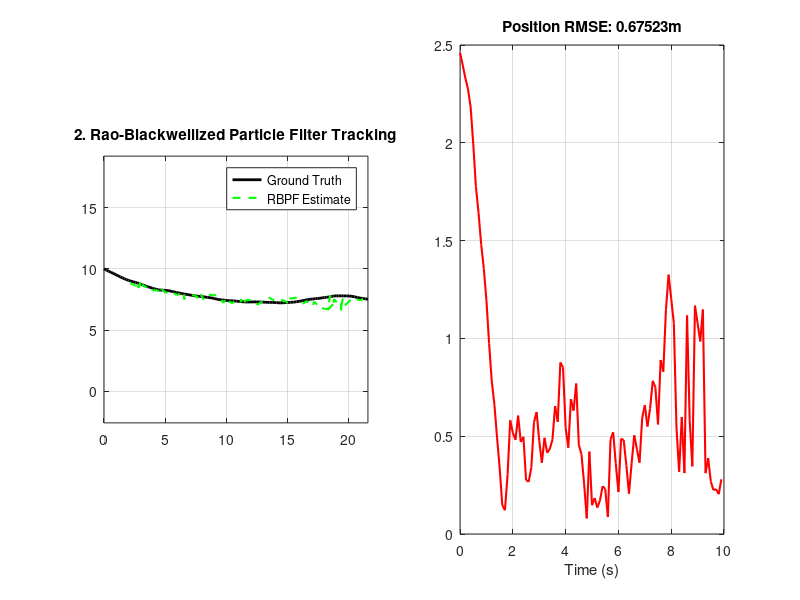

Write MATLAB code to recreate this figure.
    %% Rao-Blackwellized Particle Filter (RBPF) for 2D Positioning
    % Problem: Tracking a target with Nearly Constant Velocity (NCV)
    % Corrected: Proper Marginalized Kalman Filter for Linear Velocity

    clear; clc; close all;

    %% 1. Simulation Parameters
    dt = 0.1;               
    steps = 100;            
    t = (0:steps-1)*dt;

    % Process Noise Intensity
    q = 0.2; 
    % Discrete-time Process Noise Covariance Q (NCV model)
    % Q = [Q_pp, Q_pv; Q_vp, Q_vv]
    Q_1d = [dt^3/3, dt^2/2; dt^2/2, dt];
    Q_block = q * Q_1d;
    % Reorganizing into p and v blocks for RBPF
    Q_pp = diag([Q_block(1,1), Q_block(1,1)]);
    Q_pv = diag([Q_block(1,2), Q_block(1,2)]);
    Q_vp = Q_pv; 
    Q_vv = diag([Q_block(2,2), Q_block(2,2)]);

    % Measurement Noise Covariance R
    R = diag([0.5^2, 0.05^2]); % Range (m^2), Bearing (rad^2)

    %% 2. Models
    % Nonlinear Measurement Function
    h_func = @(p) [sqrt(p(1)^2 + p(2)^2); atan2(p(2), p(1))];

    %% 3. Generate Ground Truth
    x_true = zeros(4, steps);
    z_meas = zeros(2, steps);
    x_true(:,1) = [0; 2; 10; -1]; % [px; vx; py; vy]

    % Full Q for simulation
    Q_sim = [Q_block(1,1), Q_block(1,2), 0, 0;
            Q_block(2,1), Q_block(2,2), 0, 0;
            0, 0, Q_block(1,1), Q_block(1,2);
            0, 0, Q_block(2,1), Q_block(2,2)];

    for k = 2:steps
        F_sim = [1, dt, 0, 0; 0, 1, 0, 0; 0, 0, 1, dt; 0, 0, 0, 1];
        x_true(:,k) = F_sim * x_true(:,k-1) + mvnrnd(zeros(4,1), Q_sim)';
        z_meas(:,k) = h_func(x_true([1,3],k)) + mvnrnd(zeros(2,1), R)';
    end

    %% 4. RBPF Initialization
    Np = 300; % Number of particles
    particles = struct();

    for i = 1:Np
        % p = [px; py], v = [vx; vy]
        particles(i).p = [0.5; 9.5] + randn(2,1)*0.5; 
        particles(i).v = [1.5; -0.5] + randn(2,1)*0.2;
        particles(i).Pv = eye(2) * 0.1; % Covariance of velocity
        particles(i).w = 1/Np;
    end

    history = zeros(4, steps);

    %% 5. RBPF Main Loop
    for k = 1:steps
        z_k = z_meas(:,k);
        
        % --- Step 1: Prediction & Sampling ---
        for i = 1:Np
            p_prev = particles(i).p;
            v_prev = particles(i).v;
            Pv_prev = particles(i).Pv;
            
            % 1.1 Predict Linear State (Velocity) mean/cov
            % v_pred = v_prev, Pv_pred = Pv_prev + Q_vv
            v_pred = v_prev;
            Pv_pred = Pv_prev + Q_vv;
            
            % 1.2 Sample Non-linear State (Position) 
            % p_mean = p_prev + dt*v_prev, p_cov = dt^2*Pv_prev + Q_pp
            p_mean = p_prev + dt * v_prev;
            p_cov = (dt^2 * Pv_prev) + Q_pp;
            p_sampled = p_mean + chol(p_cov)' * randn(2,1);
            
            % 1.3 Update Weight based on measurement
            z_hat = h_func(p_sampled);
            innov = z_k - z_hat;
            innov(2) = atan2(sin(innov(2)), cos(innov(2))); % Wrap bearing
            w = mvnpdf(innov', [0,0], R);
            
            % 1.4 Marginalized Kalman Update for Velocity
            % The "measurement" for the velocity is the sampled position
            % y = p_sampled - p_prev = dt*v + noise
            y = p_sampled - p_prev;
            H = dt * eye(2);
            S = H * Pv_prev * H' + Q_pp;
            K = (Pv_prev * H' + Q_vp) / S; % Including cross-noise coupling
            
            particles(i).v = v_pred + K * (y - dt*v_prev);
            particles(i).Pv = Pv_pred - K * (H * Pv_prev + Q_pv');
            particles(i).p = p_sampled;
            particles(i).w = w;
        end
        
        % --- Step 2: Weight Normalization & Resampling ---
        weights = [particles.w];
        weights = weights / sum(weights);
        for i = 1:Np; particles(i).w = weights(i); end
        
        % Systematic Resampling
        if 1/sum(weights.^2) < Np/2
            edges = [0, cumsum(weights)];
            u = rand(1, Np)/Np + (0:Np-1)/Np;
            [~, idx] = histc(u, edges);
            particles = particles(idx);
            for i = 1:Np; particles(i).w = 1/Np; end
        end
        
        % --- Step 3: Estimate ---
        est_p = zeros(2,1); est_v = zeros(2,1);
        for i = 1:Np
            est_p = est_p + particles(i).p * particles(i).w;
            est_v = est_v + particles(i).v * particles(i).w;
        end
        history(:,k) = [est_p(1); est_v(1); est_p(2); est_v(2)];
    end

    %% 6. Results
    figure('Color','w','Position',[100 100 1100 450]);
    subplot(1,2,1);
    plot(x_true(1,:), x_true(3,:), 'k-', 'LineWidth', 2); hold on;
    plot(history(1,:), history(3,:), 'g--', 'LineWidth', 1.5);
    legend('Ground Truth', 'RBPF Estimate');
    title('2. Rao-Blackwellized Particle Filter Tracking');
    grid on; axis equal;

    subplot(1,2,2);
    err = sqrt((x_true(1,:)-history(1,:)).^2 + (x_true(3,:)-history(3,:)).^2);
    plot(t, err, 'r', 'LineWidth', 1.5);
    title(['Position RMSE: ', num2str(mean(err)), 'm']);
    xlabel('Time (s)'); grid on;
